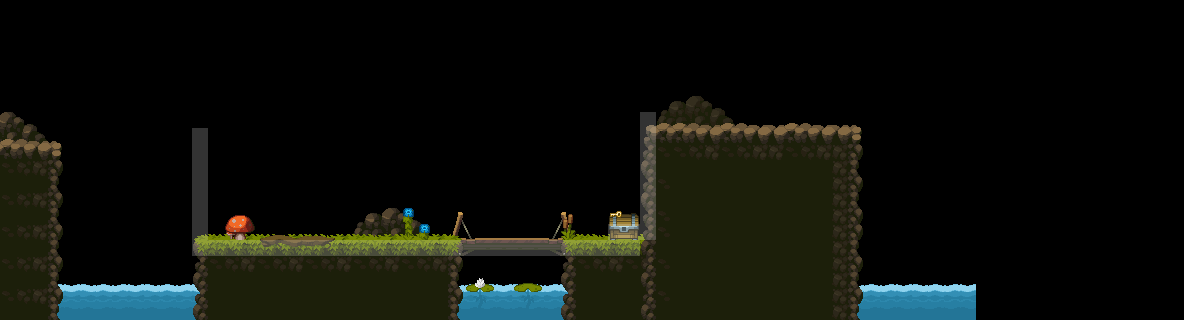

Rendered tile map (Tiled .tmx) drawn with the repository's tilesets; below, a short description and the map source with its tile grids summarised:
An orthogonal 74x20 tile map with 16x16 px tiles, 6 tile layers (background, main, props, props2, ...), 2 tilesets.

<map version="1.10" tiledversion="1.11.0" orientation="orthogonal" renderorder="right-down" width="74" height="20" tilewidth="16" tileheight="16" infinite="0" nextlayerid="10" nextobjectid="3">
 <editorsettings>
  <export target="map.json" format="json" />
 </editorsettings>
 <properties>
  <property name="background" value="background.png" />
 </properties>
 <tileset firstgid="1" source="Tiles.tsx" />
 <tileset firstgid="626" source="collision.tsx" />
 <layer id="4" name="background" width="74" height="20">
  <data>[1480 cells, 125 non-empty, 44 distinct tile ids]</data>
 </layer>
 <layer id="1" name="main" width="74" height="20">
  <data>[1480 cells, 379 non-empty, 53 distinct tile ids]</data>
 </layer>
 <layer id="3" name="props" width="74" height="20">
  <data>[1480 cells, 32 non-empty, 31 distinct tile ids]</data>
 </layer>
 <layer id="9" name="props2" width="74" height="20">
  <data>[1480 cells, 4 non-empty, 4 distinct tile ids]</data>
 </layer>
 <layer id="2" name="collision" width="74" height="20">
  <data>[1480 cells, 45 non-empty, 1 distinct tile ids]</data>
 </layer>
 <layer id="8" name="objects" width="74" height="20">
  <data>[1480 cells, 1 non-empty, 1 distinct tile ids]</data>
 </layer>
</map>
